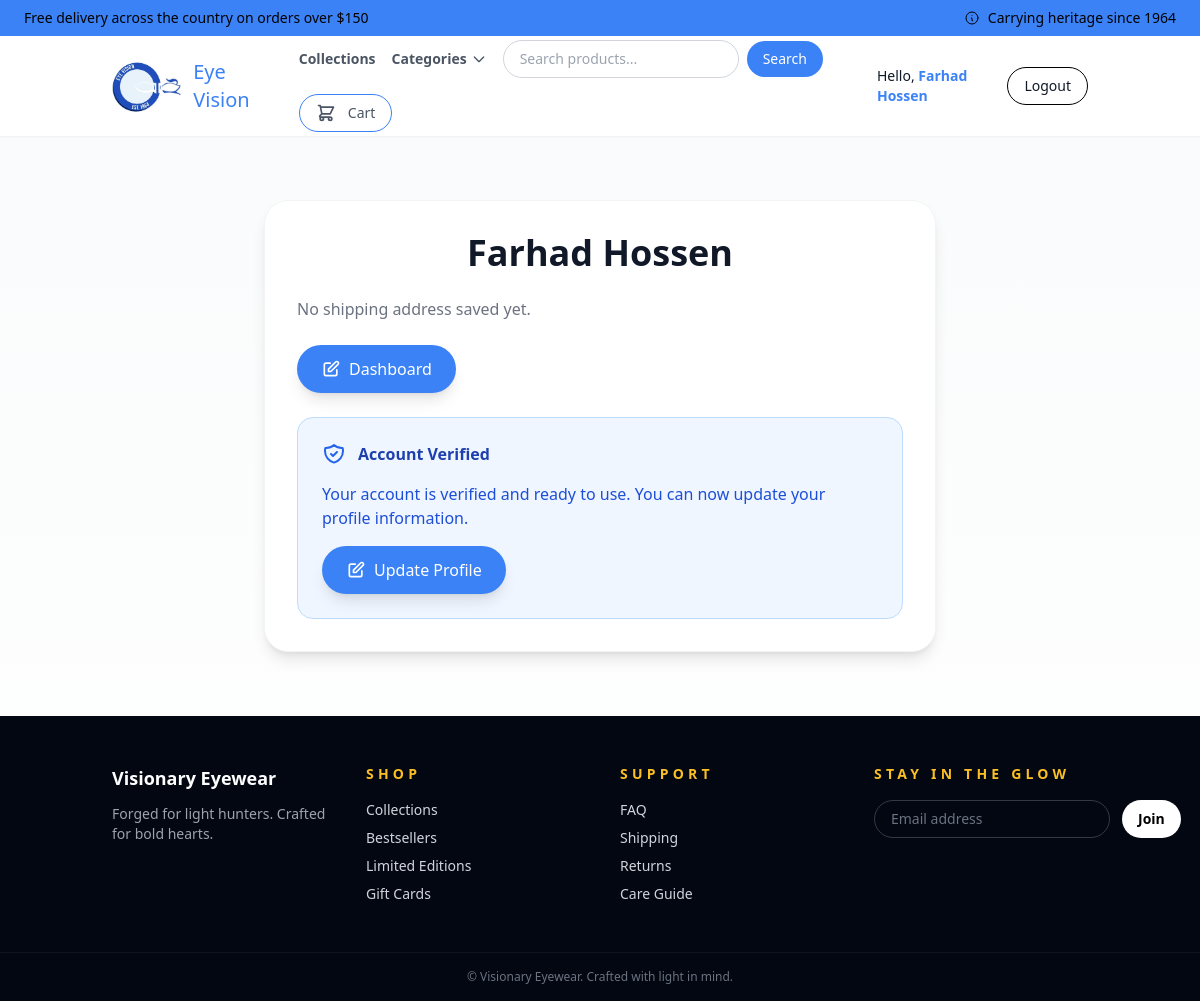
Before: /user/ (signed in) with the older database file.
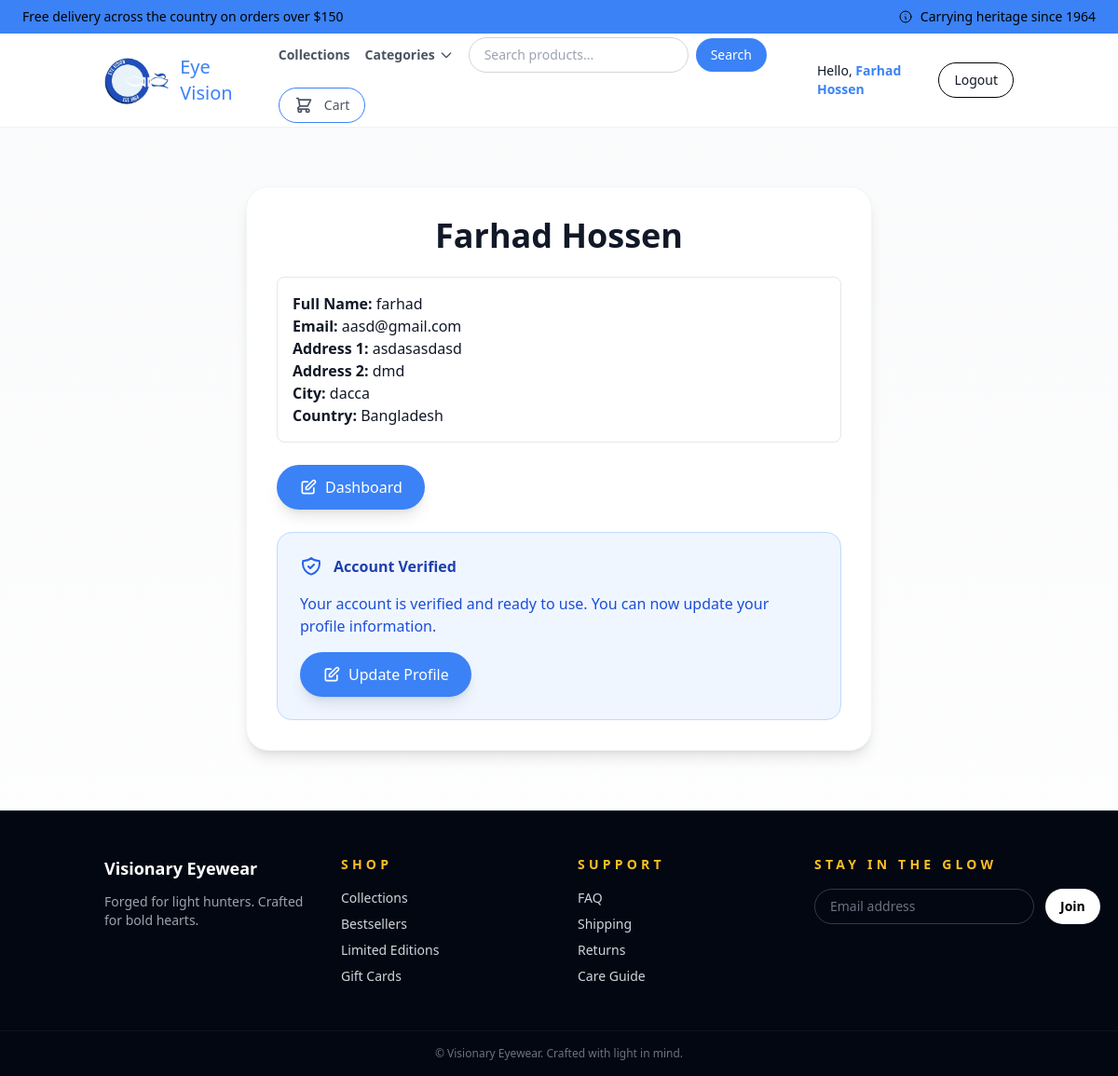
After: the same page with the newer database file.
### payment/models.py (models this page shows, shortened)
class ShippingAddress(models.Model):
    user = models.ForeignKey(settings.AUTH_USER_MODEL, on_delete=models.CASCADE, null=True, blank=True)
    shipping_full_name = models.CharField(max_length=255)
    shipping_email = models.EmailField()
    shipping_address1 = models.CharField(max_length=255)
    shipping_address2 = models.CharField(max_length=255, blank=True, null=True)
    shipping_city = models.CharField(max_length=100)
    shipping_country = models.CharField(max_length=100)

### user/views.py (the view)
    def wrapper(request, *args, **kwargs):
        if not request.user.is_authenticated:
            messages.warning(request, "You need to login to view this page.")
            print(request.path)
            return redirect(f"/user/login/?next={request.path}")
        return view_func(request, *args, **kwargs)

### cart/cart.py (called while the page is built)
    def __len__(self):
        return sum(item['quantity'] for item in self.cart.values())

### cart/context_processors.py (called while the page is built)
def cart(request):
    return {'cart':Cart(request)}

### store/context_processors.py (called while the page is built)
def categories(request):
    return {
        'categories': Category.objects.all().order_by('name')
    }

### user/models.py (called while the page is built)
    def __str__(self):
        return str(self.first_name + " " + self.last_name)

### user/views.py (called while the page is built)
def login_required_message(view_func):
    def wrapper(request, *args, **kwargs):
        if not request.user.is_authenticated:
            messages.warning(request, "You need to login to view this page.")
            print(request.path)
            return redirect(f"/user/login/?next={request.path}")
        return view_func(request, *args, **kwargs)
    return wrapper

@login_required_message
def user(request):
    if "forgot_paa" in request.session:
        del request.session["forgot_paa"]
    if "mobile" in request.session:
        del request.session["mobile"]
    user = request.user
    shipping_info = ShippingAddress.objects.filter(user=user).first()
    return render(request, "user/user.html",{
            "user": user,
            "shipping_info": shipping_info
        })

### user/templates/user/user.html (shortened to what the changed rows need)
{% extends 'base.html' %}
{% block content %}
<section class="container mx-auto px-6 py-16">
    <div class="max-w-2xl mx-auto">
        <div class="bg-white rounded-3xl shadow-lg border border-gray-100 p-8 space-y-6">
            <div class="text-center space-y-2">
                <h1 class="text-3xl md:text-4xl font-semibold text-gray-900">{{ user }}</h1>
            </div>
            {% if shipping_info %}
            <div class="border p-4 rounded-lg mt-3">
                <p><strong>Full Name:</strong> {{ shipping_info.shipping_full_name }}</p>
                <p><strong>Email:</strong> {{ shipping_info.shipping_email }}</p>
                <p><strong>Address 1:</strong> {{ shipping_info.shipping_address1 }}</p>
                {% if shipping_info.shipping_address2 %}
                <p><strong>Address 2:</strong> {{ shipping_info.shipping_address2 }}</p>
                {% endif %}
                <p><strong>City:</strong> {{ shipping_info.shipping_city }}</p>
                <p><strong>Country:</strong> {{ shipping_info.shipping_country }}</p>
            </div>
            {% else %}
                <p class="text-gray-500 mt-3">No shipping address saved yet.</p>
            {% endif %}
            {% if user.is_superuser %}
            <div>
                <a href="{% url 'shipment_dash' %}" class="inline-flex items-center gap-2 rounded-full bg-blue-500 px-6 py-3 text-white font-medium hover:bg-blue-600 transition shadow-lg">
                </a>
            </div>
            {% endif %}
            {% if not user.is_varified %}
                <div class="rounded-2xl bg-amber-50 border border-amber-200 p-6 space-y-4">
                    <div class="flex items-center gap-3">
                        <svg xmlns="http://www.w3.org/2000/svg" class="h-6 w-6 text-amber-600" fill="none" viewBox="0 0 24 24" stroke="currentColor">
                            <path stroke-linecap="round" stroke-linejoin="round" stroke-width="2" d="M12 9v2m0 4h.01m-6.938 4h13.856c1.54 0 2.502-1.667 1.732-3L13.732 4c-.77-1.333-2.694-1.333-3.464 0L3.34 16c-.77 1.333.192 3 1.732 3z" />
                        </svg>
                        <p class="text-amber-800 font-semibold">Verification Required</p>
                    </div>
                    <p class="text-amber-700">Your mobile number isn't verified. Please verify your number to access all features.</p>
                    <a href="{% url 'otp' %}" class="inline-flex items-center gap-2 rounded-full bg-amber-500 px-6 py-3 text-white font-medium hover:bg-amber-600 transition shadow-lg">
                        <svg xmlns="http://www.w3.org/2000/svg" class="h-5 w-5" fill="none" viewBox="0 0 24 24" stroke="currentColor">
                            <path stroke-linecap="round" stroke-linejoin="round" stroke-width="2" d="M9 12l2 2 4-4m6 2a9 9 0 11-18 0 9 9 0 0118 0z" />
                        </svg>
                        Verify Here
                    </a>
                    <a href="{% url 'update_profile' %}" class="inline-flex items-center gap-2 rounded-full bg-blue-500 px-6 py-3 text-white font-medium hover:bg-blue-600 transition shadow-lg">
                        <svg xmlns="http://www.w3.org/2000/svg" class="h-5 w-5" fill="none" viewBox="0 0 24 24" stroke="currentColor">
                            <path stroke-linecap="round" stroke-linejoin="round" stroke-width="2" d="M11 5H6a2 2 0 00-2 2v11a2 2 0 002 2h11a2 2 0 002-2v-5m-1.414-9.414a2 2 0 112.828 2.828L11.828 15H9v-2.828l8.586-8.586z" />
                        </svg>
                        Update Profile
                    </a>
                </div>
            {% else %}
                <div class="rounded-2xl bg-blue-50 border border-blue-200 p-6 space-y-4">
                    <div class="flex items-center gap-3">
                    </div>
                    <p class="text-blue-700">Your account is verified and ready to use. You can now update your profile information.</p>
                    <a href="{% url 'update_profile' %}" class="inline-flex items-center gap-2 rounded-full bg-blue-500 px-6 py-3 text-white font-medium hover:bg-blue-600 transition shadow-lg">
                    </a>
                </div>
            {% endif %}
        </div>
    </div>
</section>
{% endblock %}

Changed rows visible on the page:
added ShippingAddress: shipping_full_name "farhad", shipping_email "aasd@gmail.com", shipping_address1 "asdasasdasd", shipping_address2 "dmd", shipping_city "dacca", shipping_country "Bangladesh"
Other visible differences:
text no longer shown: "No shipping address saved yet."
text now shown: "Full Name: Email: Address 1: Address 2: City: Country:"
